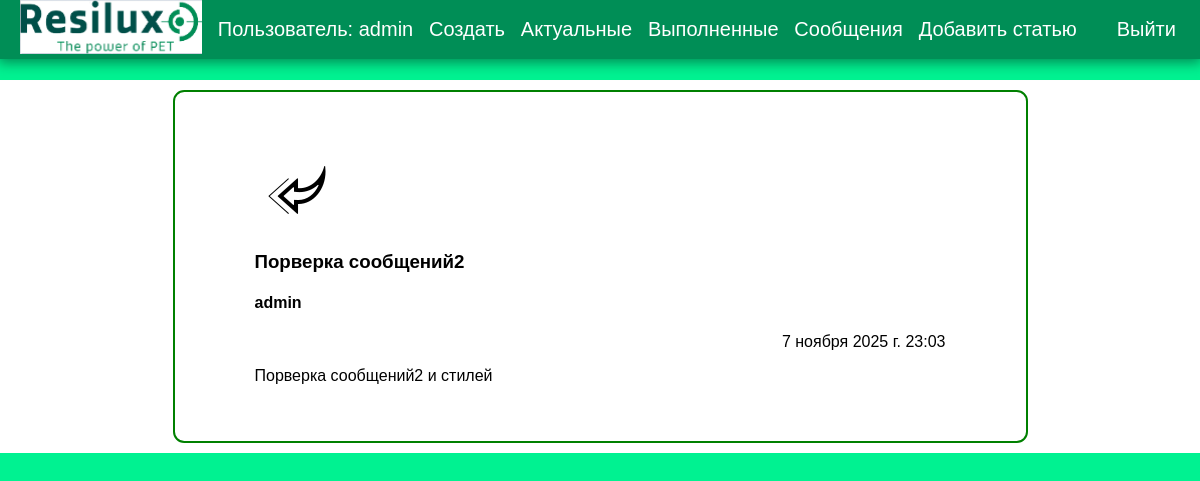
Screenshot of /tasks/message/24 (signed in) with the database file from the repository.
### tasks/models.py (models this page shows, shortened)
class Message(models.Model):
    sender = models.ForeignKey(User, on_delete=models.SET_NULL, null=True, blank=True, verbose_name="Отправитель")
    recipient = models.ForeignKey(User, on_delete=models.SET_NULL, null=True, blank=True, related_name="messages",
                                  verbose_name="Получатель")
    name = models.CharField(max_length=200, null=True, blank=True, verbose_name="Имя")
    email = models.EmailField(max_length=200, null=True, blank=True, verbose_name="email")
    subject = models.CharField(max_length=200, null=True, blank=True, verbose_name="Тема")
    body = models.TextField(verbose_name="Сообщение")
    is_read = models.BooleanField(default=False, null=True, verbose_name="Прочитано")
    created = models.DateTimeField(auto_now_add=True, verbose_name="Дата создания")
    class Meta:
        ordering = ['is_read', 'created']
        verbose_name = "сообщение"
        verbose_name_plural = "сообщения"

### tasks/views.py (the view)
# urls.py: path('message/<str:pk>', views.veiw_message, name='message'),
@login_required(login_url='login')
def veiw_message(request, pk):
    profile = request.user
    message = profile.messages.get(id=pk)
    title = "Сообщение"
    if message.is_read is False:
        message.is_read = True
        message.save()
    context = {
        'message': message,
        'title': title,
    }
    return render(request, 'tasks/message.html', context)

### tasks/templates/tasks/message.html
{% extends 'tasks/base.html' %}
{% load static %}
{% block content %}
  <main class="messagePage">
    <div class="content-box">
      <div class="message">
        <a class="backButton" href="{% url 'inbox'%}"><img src="{% static 'tasks/left.png' %}" alt="left"></a>
        <h3 class="message__subject"> {{ message.subject }}  </h3>
        <h4 class="message__author">{{ message.name }} </h4>
        <p class="message__date">{{ message.created }} </p>
        <div > {{ message.body|linebreaksbr }}  </div>
      </div>
    </div>
  </main>
{% endblock %}

### tasks/templates/tasks/base.html (shortened to what this page needs)
<!DOCTYPE html>
{% load static %}
<html lang="ru">
<head>
    <link rel="stylesheet" href="{% static 'css/style.css' %}">
</head>
<body>
<div class="menu">
    <div class="wrap_menu">
        <ul>
            <div class="logo">
                <a href="{% url 'index' %}">
                    <img src="{% static 'tasks/resilux.png' %}" alt="">
                </a>
            </div>
            {% if user.is_authenticated %}
            <li class="logo">Пользователь: {{ user.username}}</li>
            <li><a href="{% url 'createtask' %}">Создать</a></li>
            <li><a href="{% url 'currenttasks' %}">Актуальные</a></li>
            <li><a href="{% url 'completedtasks' %}">Выполненные</a></li>
            <li><a href="{% url 'inbox' %}">Сообщения</a></li>
            <li><a href="{% url 'add_page' %}">Добавить статью</a></li>
            <li>
                <form action="{% url 'logoutuser' %}" method="post">
                    <button class="top">Выйти</button>
                </form>
            </li>
            {% else %}
            <li><a href="{% url 'signupuser' %}">Зарегистрироваться</a></li>
            <li><a href="{% url 'completedtasks' %}">Выполненные</a></li>
            <li><a href="{% url 'loginuser' %}">Войти</a></li>
            {% endif %}
        </ul>
    </div>
</div>
<div class="content">
    <div class="wrap">
        {% block content %}
        {% endblock %}
    </div>
</div>
</body>
</html>

### tasks/static/css/style.css (style rules this page uses)
body { padding: 0; margin: 0; font-family: Verdana, Geneva, Tahoma, sans-serif; background: #00f291; }
.wrap { max-width: 1400px; margin: auto; padding: 10px 30px; box-sizing: border-box; background: #fff; }
.menu { background: #008e56; box-shadow: 0 2px 12px 2px #008e56; position: fixed; top: 0; width: 100%; }
.menu ul { list-style: none; padding-left: 20px; display: flex; justify-content: space-between; align-items: center; font-size: 20px; margin: 0; }
.menu a, .menu li { color: #fff; text-decoration: none; }
.content .wrap { display: flex; flex-direction: column; align-items: center; justify-content: center; margin-top: 80px; }
.top { padding: 4px 24px; margin-top: 0; background: transparent; border: none; color: #fff; box-shadow: none; font-size: 20px; }
.content a { color: #000; display: block; padding: 20px; text-decoration: none; }
.message { padding: 2px 0; }
.message > a { display: flex; gap: 3rem; padding: 10px; }
.message__author, .message__date { flex-basis: 25%; }
.message__subject { flex-basis: 50%; }
.message__date { text-align: right; }
.messagePage { width: 75%; }
.messagePage .message { list-style: none; background: var(--color-white); padding: 3.5rem 5rem; border: 2px solid green; border-radius: 0.7rem; }

### rows the page displays
Message: subject "Порверка сообщений2", name "admin", created "7 ноября 2025 г. 23:03", body "Порверка сообщений2 и стилей"

### other values shown
{{ user.username }} "admin"
